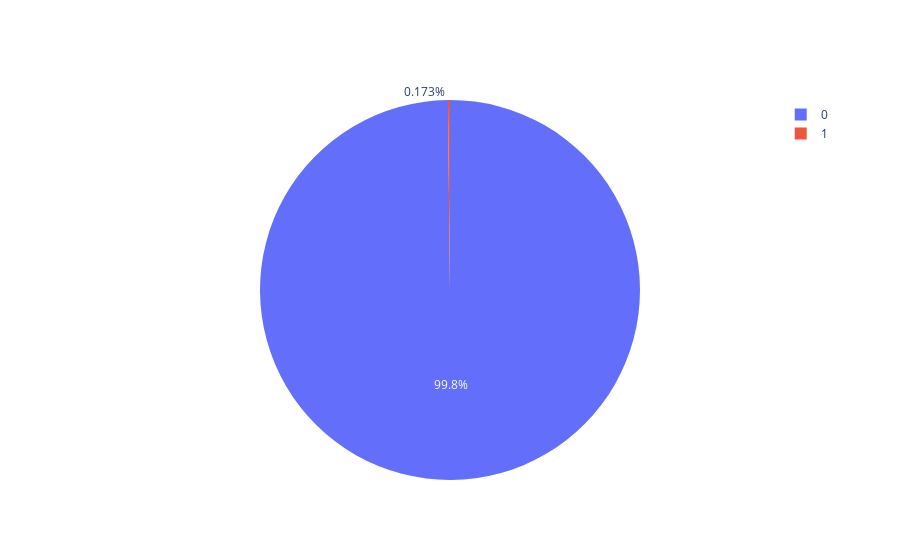

Notebook code for this chart:
### Code cell
plot_pie_chart(df, "Class")

### Figure 1 — Plotly figure (JSON) as saved in the notebook; plotly's stock layout.template omitted (floating-point values rounded to 4 significant figures)
{"data": [{"labels": ["0", "1"], "type": "pie", "values": [284315, 492]}], "layout": {}}
